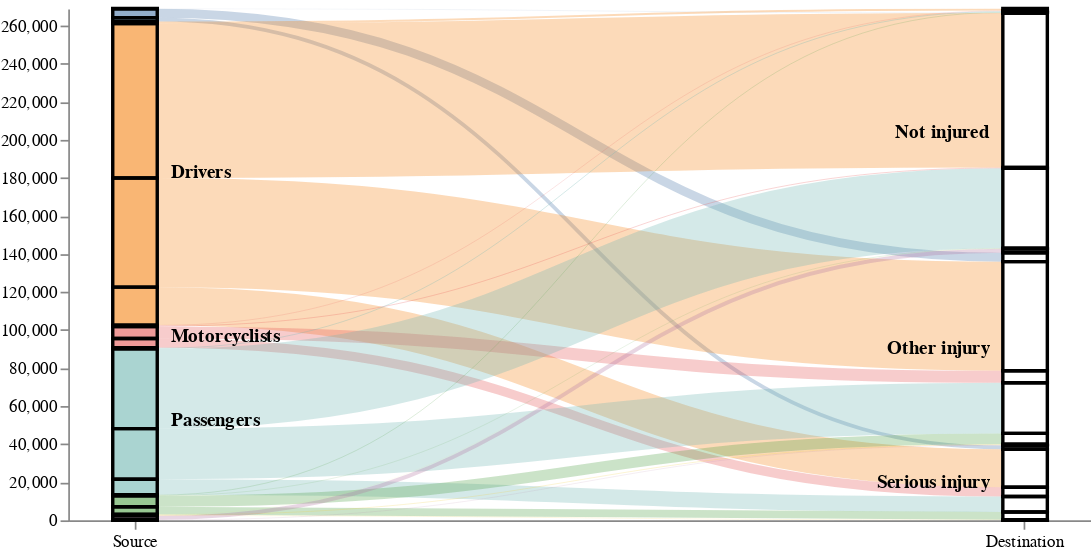

Describe this chart as a Vega-Lite specification.
### Vega specification from a JSON file in a GitHub repository (floating-point values rounded to 4 significant figures)
{"$schema": "https://vega.github.io/schema/vega/v5.2.json", "height": 300, "width": 600, "data": [{"name": "rawData", "values": [{"key": {"stk1": "Bicyclists", "stk2": "Not injured"}, "doc_count": 139}, {"key": {"stk1": "Bicyclists", "stk2": "Other injury"}, "doc_count": 4654}, {"key": {"stk1": "Bicyclists", "stk2": "Serious injury"}, "doc_count": 1990}, {"key": {"stk1": "Drivers", "stk2": "Fatality"}, "doc_count": 1086}, {"key": {"stk1": "Drivers", "stk2": "Not injured"}, "doc_count": 81205}, {"key": {"stk1": "Drivers", "stk2": "Other injury"}, "doc_count": 57368}, {"key": {"stk1": "Drivers", "stk2": "Serious injury"}, "doc_count": 19977}, {"key": {"stk1": "Motorcyclists", "stk2": "Fatality"}, "doc_count": 284}, {"key": {"stk1": "Motorcyclists", "stk2": "Not injured"}, "doc_count": 433}, {"key": {"stk1": "Motorcyclists", "stk2": "Other injury"}, "doc_count": 6312}, {"key": {"stk1": "Motorcyclists", "stk2": "Serious injury"}, "doc_count": 4853}, {"key": {"stk1": "Passengers", "stk2": "Fatality"}, "doc_count": 508}, {"key": {"stk1": "Passengers", "stk2": "Not injured"}, "doc_count": 42013}, {"key": {"stk1": "Passengers", "stk2": "Other injury"}, "doc_count": 26598}, {"key": {"stk1": "Passengers", "stk2": "Serious injury"}, "doc_count": 8136}, {"key": {"stk1": "Pedestrians", "stk2": "Fatality"}, "doc_count": 337}, {"key": {"stk1": "Pedestrians", "stk2": "Not injured"}, "doc_count": 232}, {"key": {"stk1": "Pedestrians", "stk2": "Other injury"}, "doc_count": 5717}, {"key": {"stk1": "Pedestrians", "stk2": "Serious injury"}, "doc_count": 4095}, {"key": {"stk1": "Pillion Passengers", "stk2": "Fatality"}, "doc_count": 6}, {"key": {"stk1": "Pillion Passengers", "stk2": "Not injured"}, "doc_count": 76}, {"key": {"stk1": "Pillion Passengers", "stk2": "Other injury"}, "doc_count": 380}, {"key": {"stk1": "Pillion Passengers", "stk2": "Serious injury"}, "doc_count": 257}, {"key": {"stk1": "Unknown", "stk2": "Not injured"}, "doc_count": 2064}, {"key": {"stk1": "Unknown", "stk2": "Other injury"}, "doc_count": 226}, {"key": {"stk1": "Unknown", "stk2": "Serious injury"}, "doc_count": 53}], "transform": [{"type": "formula", "expr": "datum.key.stk1", "as": "stk1"}, {"type": "formula", "expr": "datum.key.stk2", "as": "stk2"}, {"type": "formula", "expr": "datum.doc_count", "as": "size"}]}, {"name": "nodes", "source": "rawData", "transform": [{"type": "formula", "expr": "datum.stk1+datum.stk2", "as": "key"}, {"type": "fold", "fields": ["stk1", "stk2"], "as": ["stack", "grpId"]}, {"type": "formula", "expr": "datum.stack == 'stk1' ? datum.stk1+' '+datum.stk2 : datum.stk2+' '+datum.stk1", "as": "sortField"}, {"type": "stack", "groupby": ["stack"], "sort": {"field": "sortField", "order": "descending"}, "field": "size"}, {"type": "formula", "expr": "(datum.y0+datum.y1)/2", "as": "yc"}]}, {"name": "groups", "source": "nodes", "transform": [{"type": "aggregate", "groupby": ["stack", "grpId"], "fields": ["size"], "ops": ["sum"], "as": ["total"]}, {"type": "stack", "groupby": ["stack"], "sort": {"field": "grpId", "order": "descending"}, "field": "total"}, {"type": "formula", "expr": "scale('y', datum.y0)", "as": "scaledY0"}, {"type": "formula", "expr": "scale('y', datum.y1)", "as": "scaledY1"}, {"type": "formula", "expr": "datum.stack == 'stk1'", "as": "rightLabel"}, {"type": "formula", "expr": "datum.total/domain('y')[1]", "as": "percentage"}]}, {"name": "destinationNodes", "source": "nodes", "transform": [{"type": "filter", "expr": "datum.stack == 'stk2'"}]}, {"name": "edges", "source": "nodes", "transform": [{"type": "filter", "expr": "datum.stack == 'stk1'"}, {"type": "lookup", "from": "destinationNodes", "key": "key", "fields": ["key"], "as": ["target"]}, {"type": "linkpath", "orient": "horizontal", "shape": "diagonal", "sourceY": {"expr": "scale('y', datum.yc)"}, "sourceX": {"expr": "scale('x', 'stk1') + bandwidth('x')"}, "targetY": {"expr": "scale('y', datum.target.yc)"}, "targetX": {"expr": "scale('x', 'stk2')"}}, {"type": "formula", "expr": "range('y')[0]-scale('y', datum.size)", "as": "strokeWidth"}, {"type": "formula", "expr": "datum.size/domain('y')[1]", "as": "percentage"}]}], "scales": [{"name": "x", "type": "band", "range": "width", "domain": ["stk1", "stk2"], "paddingOuter": 0.05, "paddingInner": 0.95}, {"name": "y", "type": "linear", "range": "height", "domain": {"data": "nodes", "field": "y1"}}, {"name": "color", "type": "ordinal", "range": "category", "domain": {"data": "rawData", "field": "stk1"}}, {"name": "stackNames", "type": "ordinal", "range": ["Source", "Destination"], "domain": ["stk1", "stk2"]}], "axes": [{"orient": "bottom", "scale": "x", "encode": {"labels": {"update": {"text": {"scale": "stackNames", "field": "value"}}}}}, {"orient": "left", "scale": "y"}], "marks": [{"type": "path", "name": "edgeMark", "from": {"data": "edges"}, "clip": true, "encode": {"update": {"stroke": [{"scale": "color", "field": "stk1"}], "strokeWidth": {"field": "strokeWidth"}, "path": {"field": "path"}, "strokeOpacity": {"signal": "(groupHover.stk1 == datum.stk1 || groupHover.stk2 == datum.stk2) ? 0.9 : 0.3"}, "zindex": {"signal": "(groupHover.stk1 == datum.stk1 || groupHover.stk2 == datum.stk2) ? 1 : 0"}, "tooltip": {"signal": "datum.stk1 + ' → ' + datum.stk2 + '    ' + format(datum.size, ',.0f') + '   (' + format(datum.percentage, '.1%') + ')'"}}, "hover": {"strokeOpacity": {"value": 1}}}}, {"type": "rect", "name": "groupMark", "from": {"data": "groups"}, "encode": {"enter": {"fill": {"scale": "color", "field": "grpId"}, "width": {"scale": "x", "band": 1}}, "update": {"x": {"scale": "x", "field": "stack"}, "y": {"field": "scaledY0"}, "y2": {"field": "scaledY1"}, "fillOpacity": {"value": 0.6}, "tooltip": {"signal": "datum.grpId + '   ' + format(datum.total, ',.0f') + '   (' + format(datum.percentage, '.1%') + ')'"}}, "hover": {"fillOpacity": {"value": 1}}}}, {"type": "text", "from": {"data": "groups"}, "interactive": false, "encode": {"update": {"x": {"signal": "scale('x', datum.stack) + (datum.rightLabel ? bandwidth('x') + 8 : -8)"}, "yc": {"signal": "(datum.scaledY0 + datum.scaledY1)/2"}, "align": {"signal": "datum.rightLabel ? 'left' : 'right'"}, "baseline": {"value": "middle"}, "fontWeight": {"value": "bold"}, "text": {"signal": "abs(datum.scaledY0-datum.scaledY1) > 13 ? datum.grpId : ''"}}}}, {"type": "rect", "from": {"data": "nodes"}, "encode": {"enter": {"stroke": {"value": "#000"}, "strokeWidth": {"value": 2}, "width": {"scale": "x", "band": 1}, "x": {"scale": "x", "field": "stack"}, "y": {"field": "y0", "scale": "y"}, "y2": {"field": "y1", "scale": "y"}}}}], "signals": [{"name": "groupHover", "value": {}, "on": [{"events": "@groupMark:mouseover", "update": "{stk1:datum.stack=='stk1' && datum.grpId, stk2:datum.stack=='stk2' && datum.grpId}"}, {"events": "mouseout", "update": "{}"}]}]}
